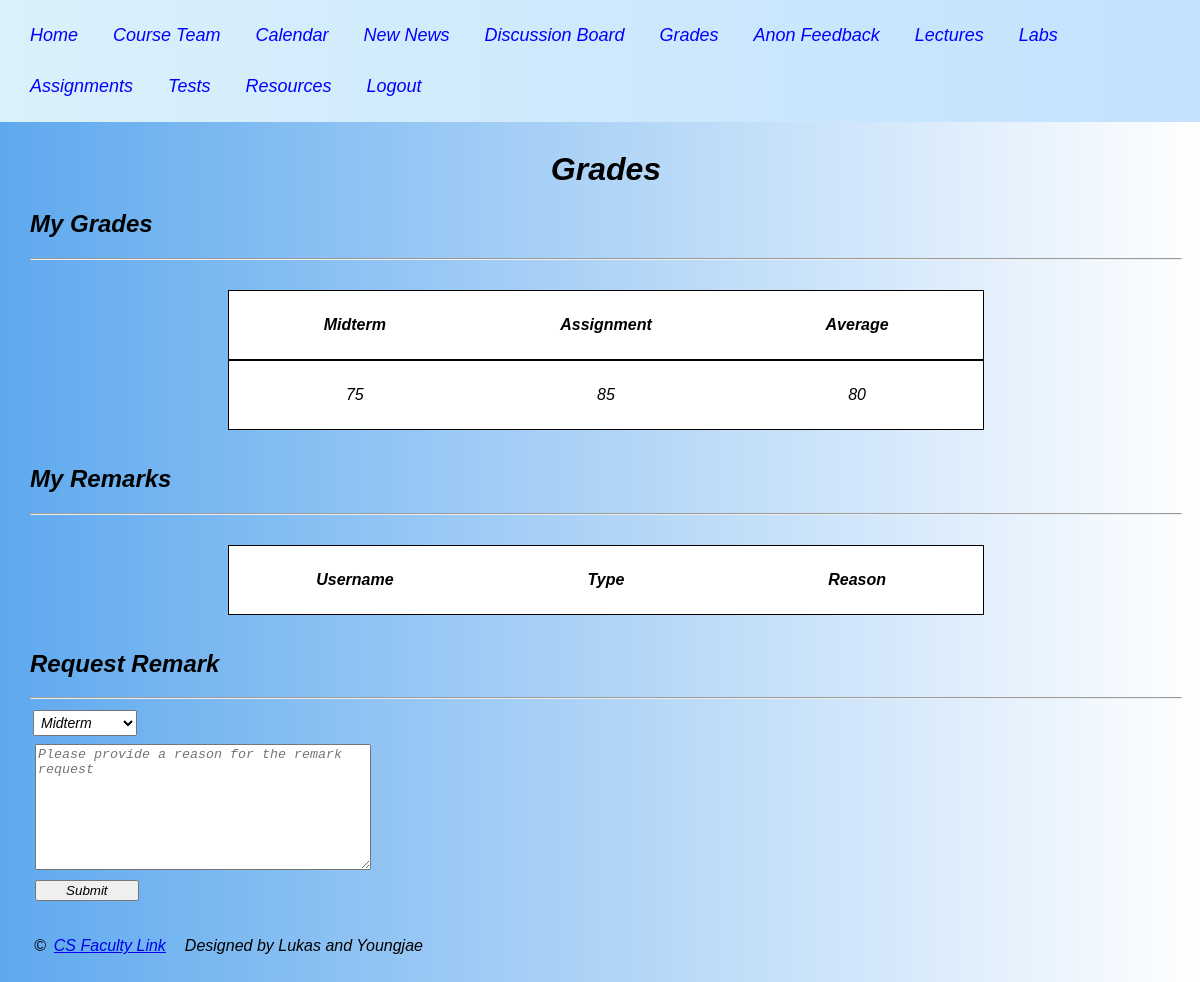
The page /student_grades (signed in) on the database its author committed.
### app.py (models this page shows)
class Student(db.Model):
    __tablename__ = 'Student'
    username = db.Column(db.String(100),unique = True,nullable = False, primary_key = True)
    midterm = db.Column(db.Float, unique = False, nullable = True)
    assignment = db.Column(db.Float, unique = False, nullable = True)
    average = db.Column(db.Float, unique = False, nullable = True)

### app.py (the view, shortened to what this page needs)
@app.route('/student_grades', methods = ['GET','POST'])
def student_grades():
    query_grades = query_student_grades()       #query for student grades
    query_remarks = query_student_remarks()     #query the current logged in students remarks
    if request.method == 'GET':
        return render_template('student_grades.html', q = query_grades, r = query_remarks)     #if get request, just show the students grades

### app.py (called while the page is built)
def query_student_grades():
    query_grades = Student.query.filter_by(username = session['name']).all()        #helper to query the logged in students grades
    return query_grades

def query_student_remarks():
    query_student_remarks = Remark.query.filter_by(username = session['name']).all()
    return query_student_remarks

### templates/student_grades.html (shortened to what this page needs)
<!DOCTYPE html>
<html>
    <head>
        <link rel="stylesheet" href="../static/student_grades.css">
    </head>
    <body>
        <header>
            <div id="nav">
                <a href="{{ url_for ('index') }}">Home</a>
                <a href="{{ url_for ('courseteam') }}">Course Team</a>
                <a href="{{ url_for ('calendar') }}">Calendar</a>
                <a href="{{ url_for ('news') }}">New News</a>
                <a href="https://piazza.com" target="_blank">Discussion Board</a>
                {% if session['type'] == 'Student' %}
                <a href="{{ url_for ('student_grades') }} ">Grades</a>
                <a href="{{ url_for ('anonfeedback') }}">Anon Feedback</a>
                {% endif %}
                <a href="{{ url_for ('lectures') }}">Lectures</a>
                <a href="{{ url_for ('labs') }}">Labs</a>
                <a href="{{ url_for ('assignments') }}">Assignments</a>
                <a href="{{ url_for ('tests') }}">Tests</a>
                <a href="{{ url_for ('resources') }}">Resources</a>
                <a href="{{ url_for ('logout') }} ">Logout</a>
                </div>
        </header>
        <div id="page-title">
            <h1>Grades</h1>
        </div>
        <h2>My Grades</h2>
        <hr>
        <div class = "table-container">
           <div class = 'table'><div class = "table-row">
                <div class = 'table-entry-medium'>
                    <b>Midterm</b>
                </div>
                <div class = 'table-entry-medium'>
                    <b>Assignment</b>
                </div>
                <div class = 'table-entry-medium'>
                    <b>Average</b>
                </div>
            </div>
            {% for Student in q %}
            <div class = "table-row">
                <div class = 'table-entry-medium'>
                    {{Student.midterm}}
                </div>
                <div class = 'table-entry-medium'>
                    {{Student.assignment}}
                </div>
                <div class = 'table-entry-medium'>
                    {{Student.average}}
                </div>
            </div>
            {% endfor %}
        </div>
        </div>
    <h2>My Remarks</h2>
    <hr>
    <div class = "table-container">
        <div class = 'table'><div class = "table-row">
             <div class = 'table-entry-medium'>
                 <b>Username</b>
             </div>
             <div class = 'table-entry-medium'>
                 <b>Type</b>
             </div>
             <div class = 'table-entry-medium'>
                 <b>Reason</b>
             </div>
         </div>
     </div>
     </div>
    <h2>Request Remark</h2>
    <hr>
    <form id="feedback-form" action="{{ url_for('student_grades') }}", method="post" >
        <select id="select-assignment" name="select-assignment">
            <option>Midterm</option>
        </select>
        <textarea type="textarea" id = "feedback-area"name="fname" rows="8" cols="50" placeholder="Please provide a reason for the remark request"></textarea>
        <input type="submit" id="submit" value="Submit">
    </form>
    <footer>
        <div id="footer-container">
            <div id="footer-element"><p>&copy</p></div>
            <div id="footer-element"><a href="https://web.cs.toronto.edu/people/faculty-directory" target="_blank">CS Faculty Link</a></div>
            <div><p>Designed by Lukas and Youngjae</p></div>
        </div>
    </footer>
    </body>
</html>

### static/student_grades.css (style rules this page uses)
* { font-style: italic; }
body { font-family: sans-serif; margin-top: 90px; padding: 10px; margin-left: 20px; background-image: linear-gradient(to right, rgba(72, 157, 236, 0.877), rgba(255, 0, 0, 0)); }
@media screen and (max-width: 1320px) { body { margin-top: 120px; } }
header { top: 0; left: 0; right: 0; position: fixed; height: 70px; text-align: left; box-shadow: 0 0 25px 0 black; }
#feedback-form { display: flex; flex-direction: column; justify-content: space-around; width: 30% }
#select-assignment { cursor: pointer; font-size: 14px; padding: 3px; margin: 3px; width: 30%; }
#feedback-area { margin: 5px; }
#submit { margin: 5px; width: 30%; cursor: pointer; }
footer { display: flex; }
#footer-container { display:flex; flex-direction: row; justify-content: center; align-items: center; margin: 0px; padding: 0px; }
#footer-element { vertical-align: center; padding: 0px; margin: 4px; }
div { margin: 15px; justify-content: center; }
#nav { display: flex; flex-flow: row wrap; background-color: white; padding: 10px; margin: 0px; margin-top: 0px; width: 100%; justify-content: left; background-image: linear-gradient(to left, rgba(117, 188, 255, 0.438), rgba(33, 168, 231, 0.164)); }
#nav a { color: black; padding: 5px; font-size: 18px; margin: 10px; margin-left: 15px; color: blue; text-decoration: none; }
#nav a:link { color: blue; }
#page-title { margin: 20px; text-align: center; font-style: italic; }
.table-container { display: flex; justify-content: center; }
.table { width: 70%; }
.table-row { display:flex; background-color: white; flex-direction: row; justify-content: center; align-items: center; border: 1px solid black; margin-bottom: 0px; margin-top: 0px; }
.table-entry-medium { flex: 1; flex-grow: 4; text-align: center; padding: 10px; }

### rows shown on the page
Student: midterm "75", assignment "85", average "80"
